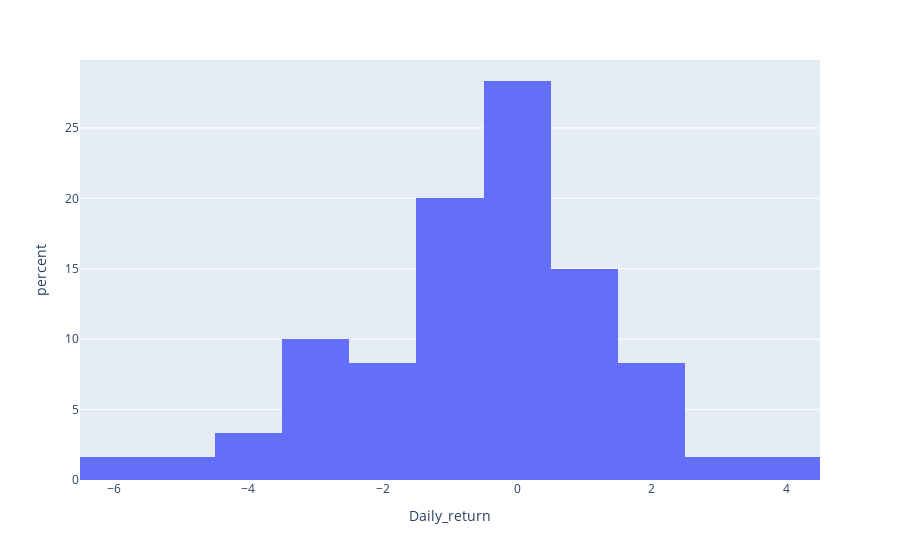

This figure's notebook cell:
### Code cell
dfig = go.Figure()
px.histogram(df.head(60), x="Daily_return",histnorm='percent')

### Figure 1 — Plotly figure (JSON) as saved in the notebook; plotly's stock layout.template omitted (floating-point values rounded to 4 significant figures)
{"data": [{"alignmentgroup": "True", "bingroup": "x", "histnorm": "percent", "hovertemplate": "Daily_return=%{x}<br>percent=%{y}<extra></extra>", "legendgroup": "", "marker": {"color": "#636efa"}, "name": "", "offsetgroup": "", "orientation": "v", "showlegend": false, "type": "histogram", "x": [-2.366, -0.8078, 0.1629, 1.951, -1.116, 1.613, -3.492, -2.303, -0.1684, 0.8432, -2.843, -3.614, 0.5357, -2.131, 2.359, -2.482, 4.0, 1.049, -5.536, -0.1832, -2.752, -5.472, 2.196, -3.223, -0.4036, 0.2026, -0.1011, -0.2024, -0.5071, -1.121, -3.505, -0.7479, -0.3229, -0.216, -2.597, 1.0, 2.53, 0.3219, 0.8556, -1.166, -0.6438, -0.432, 0.8677, -0.1075, -0.1076, -1.724, 0.5482, 0.9815, -0.6479, -0.2174, 1.961, -0.2137, -1.071, -1.299, -3.18, -1.246, -0.6881, 0.2309, 0.1152, 0.9206], "xaxis": "x", "yaxis": "y"}], "layout": {"barmode": "relative", "legend": {"tracegroupgap": 0}, "margin": {"t": 60}, "xaxis": {"anchor": "y", "domain": [0, 1], "title": {"text": "Daily_return"}}, "yaxis": {"anchor": "x", "domain": [0, 1], "title": {"text": "percent"}}}}
